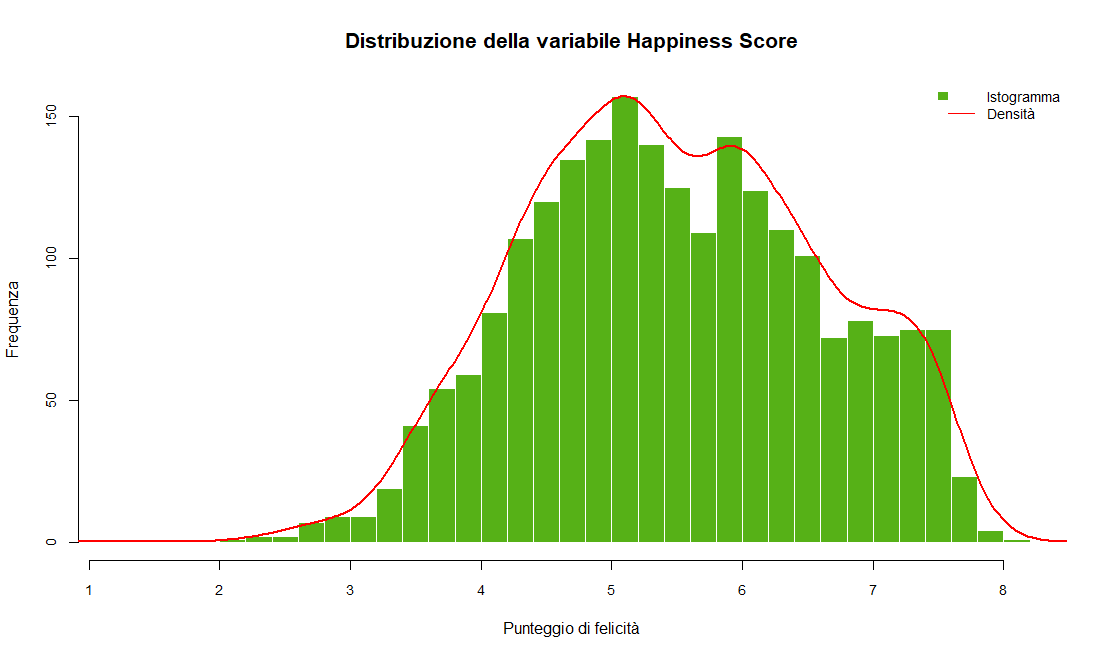

Write R code to recreate this figure.
df <- read.csv(file.choose(), header = TRUE, sep = ",")

#frequenza assoluta
freq_ass <- table(cut(df$happiness_score, breaks = 40, right = FALSE))
freq_ass
#frequenza relativa
freq_rel <- prop.table(freq_ass)
freq_rel
#frequenza relativa cumulata
freq_rel_cum <- cumsum(freq_rel)
freq_rel_cum

#Minimo, media, mediana, quantili
summary(df$happiness_score)

barplot(freq_ass,
        main = "Distribuzione di frequenza assoluta del punteggio di felicità",
        xlab = "Classi di Happiness Score",
        ylab = "Frequenza assoluta",
        las = 2,
        col = "#56B117")

barplot(freq_rel,
        main = "Distribuzione di frequenza assoluta relativa del punteggio di felicità",
        xlab = "Classi di Happiness Score",
        ylab = "Frequenza relativa",
        las = 2,
        col = "#56B117")

plot(freq_rel_cum,
     type = "b",
     pch = 19,
     col = "#238B45",
     xaxt = "n",
     xlab = "Classi di Happiness Score",
     ylab = "Frequenza relativa cumulata",
     main = "Funzione di distribuzione empirica continua della Felicità")

axis(1, at = 1:length(freq_rel_cum), labels = names(freq_rel_cum), las = 2, cex.axis = 0.6)


#Istogramma
hist_data <- hist(df$happiness_score,
                  breaks = 40,                         
                  col = "#56B117",                     
                  border = "white",                    
                  main = "Distribuzione della variabile Happiness Score",
                  xlab = "Punteggio di felicità",
                  ylab = "Frequenza",
                  cex.main = 1.3,
                  cex.lab = 1,
                  cex.axis = 0.9)

#Aggiunta curva 
dens <- density(df$happiness_score)
scale_factor <- max(hist_data$counts) / max(dens$y)     

lines(dens$x, dens$y * scale_factor, 
      col = "red", 
      lwd = 2)

legend("topright",
       legend = c("Istogramma", "Densità"),
       fill = c("#56B117", NA),
       border = c("white", NA),
       lty = c(NA, 1),
       col = c("black", "red"),
       bty = "n",
       cex = 0.9)
